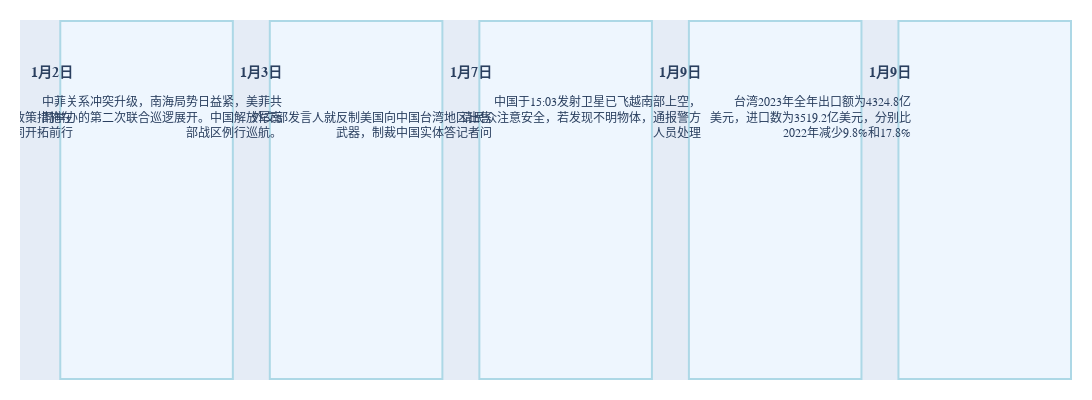

Notebook cell for this chart:
### Code cell
import plotly.graph_objects as go

# 模拟事件数据（你可以根据需要添加更多条目）
events = [
    {"date": "1月2日", "text": "落户“配落尽落”十项惠台出入境政策措施在闽实施。宋涛发表新年寄语：坚定同开拓前行"},
    {"date": "1月3日", "text": "中菲关系冲突升级，南海局势日益紧，美菲共同举办的第二次联合巡逻展开。中国解放军南部战区例行巡航。"},
    {"date": "1月7日", "text": "外交部发言人就反制美国向中国台湾地区出售武器，制裁中国实体答记者问"},
    {"date": "1月9日", "text": "中国于15:03发射卫星已飞越南部上空，请民众注意安全，若发现不明物体，通报警方人员处理"},
    {"date": "1月9日", "text": "台湾2023年全年出口额为4324.8亿美元，进口数为3519.2亿美元，分别比2022年减少9.8%和17.8%"}
]

fig = go.Figure()

# 样式参数
card_width = 1.4
card_height = 1.8

# 添加每个卡片
for i, event in enumerate(events):
    x0 = i * (card_width + 0.3)

    # 添加卡片边框矩形
    fig.add_shape(
        type="rect",
        x0=x0, x1=x0 + card_width,
        y0=0, y1=card_height,
        line=dict(color="LightBlue"),
        fillcolor="rgba(240,248,255,0.9)",
        layer="below"
    )

    # 添加日期
    fig.add_trace(go.Scatter(
        x=[x0 + 0.1],
        y=[card_height - 0.3],
        text=[f"<b>{event['date']}</b>"],
        mode="text",
        textfont=dict(size=14, family="Microsoft YaHei"),
        textposition="top left",
        showlegend=False,
        hoverinfo="skip"
    ))

    # 添加正文内容（手动换行）
    wrapped_text = "<br>".join([event['text'][i:i+20] for i in range(0, len(event['text']), 20)])
    fig.add_trace(go.Scatter(
        x=[x0 + 0.1],
        y=[card_height - 0.6],
        text=[wrapped_text],
        mode="text",
        textfont=dict(size=12, family="Microsoft YaHei"),
        textposition="top left",
        showlegend=False,
        hoverinfo="skip"
    ))

# 布局设置
fig.update_layout(
    height=400,
    width=1100,
    margin=dict(l=20, r=20, t=20, b=20),
    xaxis=dict(showgrid=False, zeroline=False, visible=False),
    yaxis=dict(showgrid=False, zeroline=False, visible=False),
)

fig.show()

### Figure 1 — Plotly figure (JSON) as saved in the notebook; plotly's stock layout.template omitted (floating-point values rounded to 4 significant figures)
{"data": [{"hoverinfo": "skip", "mode": "text", "showlegend": false, "text": ["<b>1月2日</b>"], "textfont": {"family": "Microsoft YaHei", "size": 14}, "textposition": "top left", "type": "scatter", "x": [0.1], "y": [1.5]}, {"hoverinfo": "skip", "mode": "text", "showlegend": false, "text": ["落户“配落尽落”十项惠台出入境政策措施在<br>闽实施。宋涛发表新年寄语：坚定同开拓前行"], "textfont": {"family": "Microsoft YaHei", "size": 12}, "textposition": "top left", "type": "scatter", "x": [0.1], "y": [1.2]}, {"hoverinfo": "skip", "mode": "text", "showlegend": false, "text": ["<b>1月3日</b>"], "textfont": {"family": "Microsoft YaHei", "size": 14}, "textposition": "top left", "type": "scatter", "x": [1.8], "y": [1.5]}, {"hoverinfo": "skip", "mode": "text", "showlegend": false, "text": ["中菲关系冲突升级，南海局势日益紧，美菲共<br>同举办的第二次联合巡逻展开。中国解放军南<br>部战区例行巡航。"], "textfont": {"family": "Microsoft YaHei", "size": 12}, "textposition": "top left", "type": "scatter", "x": [1.8], "y": [1.2]}, {"hoverinfo": "skip", "mode": "text", "showlegend": false, "text": ["<b>1月7日</b>"], "textfont": {"family": "Microsoft YaHei", "size": 14}, "textposition": "top left", "type": "scatter", "x": [3.5], "y": [1.5]}, {"hoverinfo": "skip", "mode": "text", "showlegend": false, "text": ["外交部发言人就反制美国向中国台湾地区出售<br>武器，制裁中国实体答记者问"], "textfont": {"family": "Microsoft YaHei", "size": 12}, "textposition": "top left", "type": "scatter", "x": [3.5], "y": [1.2]}, {"hoverinfo": "skip", "mode": "text", "showlegend": false, "text": ["<b>1月9日</b>"], "textfont": {"family": "Microsoft YaHei", "size": 14}, "textposition": "top left", "type": "scatter", "x": [5.2], "y": [1.5]}, {"hoverinfo": "skip", "mode": "text", "showlegend": false, "text": ["中国于15:03发射卫星已飞越南部上空，<br>请民众注意安全，若发现不明物体，通报警方<br>人员处理"], "textfont": {"family": "Microsoft YaHei", "size": 12}, "textposition": "top left", "type": "scatter", "x": [5.2], "y": [1.2]}, {"hoverinfo": "skip", "mode": "text", "showlegend": false, "text": ["<b>1月9日</b>"], "textfont": {"family": "Microsoft YaHei", "size": 14}, "textposition": "top left", "type": "scatter", "x": [6.9], "y": [1.5]}, {"hoverinfo": "skip", "mode": "text", "showlegend": false, "text": ["台湾2023年全年出口额为4324.8亿<br>美元，进口数为3519.2亿美元，分别比<br>2022年减少9.8%和17.8%"], "textfont": {"family": "Microsoft YaHei", "size": 12}, "textposition": "top left", "type": "scatter", "x": [6.9], "y": [1.2]}], "layout": {"height": 400, "margin": {"b": 20, "l": 20, "r": 20, "t": 20}, "shapes": [{"fillcolor": "rgba(240,248,255,0.9)", "layer": "below", "line": {"color": "LightBlue"}, "type": "rect", "x0": 0, "x1": 1.4, "y0": 0, "y1": 1.8}, {"fillcolor": "rgba(240,248,255,0.9)", "layer": "below", "line": {"color": "LightBlue"}, "type": "rect", "x0": 1.7, "x1": 3.1, "y0": 0, "y1": 1.8}, {"fillcolor": "rgba(240,248,255,0.9)", "layer": "below", "line": {"color": "LightBlue"}, "type": "rect", "x0": 3.4, "x1": 4.8, "y0": 0, "y1": 1.8}, {"fillcolor": "rgba(240,248,255,0.9)", "layer": "below", "line": {"color": "LightBlue"}, "type": "rect", "x0": 5.1, "x1": 6.5, "y0": 0, "y1": 1.8}, {"fillcolor": "rgba(240,248,255,0.9)", "layer": "below", "line": {"color": "LightBlue"}, "type": "rect", "x0": 6.8, "x1": 8.2, "y0": 0, "y1": 1.8}], "width": 1100, "xaxis": {"showgrid": false, "visible": false, "zeroline": false}, "yaxis": {"showgrid": false, "visible": false, "zeroline": false}}}
